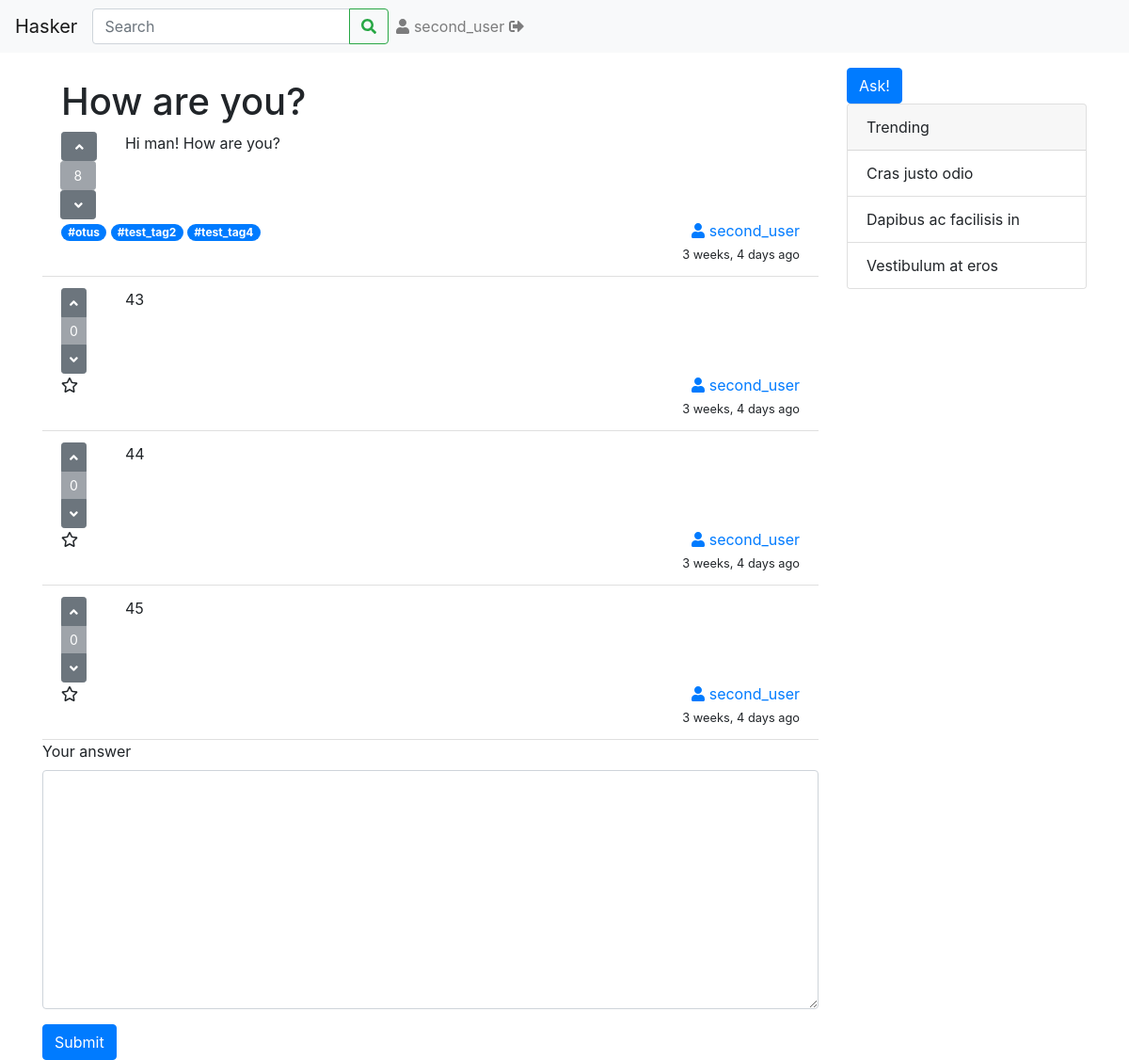
Screenshot of /qa/1/ (signed in) with the database file from the repository.
### qa/models.py (models this page shows, shortened)
class Question(models.Model):
    header = models.CharField(max_length=100)
    text = models.TextField()
    pub_date = models.DateTimeField(default=timezone.now)
    author = models.ForeignKey(User, on_delete=models.SET_NULL, null=True, blank=True)
    right_answer = models.ForeignKey(Answer, on_delete=models.SET_NULL, null=True, blank=True)
    votes = models.IntegerField(default=0)

class Tag(models.Model):
    word = models.CharField(max_length=30)
    questions = models.ManyToManyField(Question, blank=True)
    def __str__(self):
        return self.word

class Answer(models.Model):
    content = models.TextField()
    author = models.ForeignKey(User, on_delete=models.SET_NULL, null=True, blank=True)
    for_question = models.ForeignKey('qa.Question', on_delete=models.CASCADE)
    pub_date = models.DateTimeField(default=timezone.now)
    votes = models.IntegerField(default=0)

### qa/views.py (the view)
# urls.py: path('<int:pk>/', views.QuestionView.as_view(), name='question_view'),
class QuestionView(DetailView):
    model = Question
    template_name = 'qa/question.html'

### qa/templates/qa/question.html (shortened to what this page needs)
{% extends 'qa/base.html' %}
{% block body %}
    <ul class="list-group list-group-flush">
        <li class="list-group-item">
            <h1>{{ question.header }}</h1>
            <div class="row">
                <div class="col-1">
                    <div class="btn-group-vertical">
                        <form action="{% url 'qa:question_vote' question.id %}" method="post">
                            <button type="submit" name="question_vote" id="question_vote_up" value="up"
                                    class="btn btn-sm btn-secondary">
                                <i class="fas fa-angle-up"></i>
                            </button>
                            <button type="button"
                                    class="btn btn-sm btn-secondary disabled">{{ question.votes }}</button>
                            <button type="submit" name="question_vote" id="question_vote_down" value="down"
                                    class="btn btn-sm btn-secondary">
                                <i class="fas fa-angle-down"></i>
                            </button>
                        </form>
                    </div>
                </div>
                <div class="col">{{ question.text }}</div>
            </div>
            <div class="row">
                <div class="col">
                    {% for tag in question.tag_set.all %}
                        <a href="#" class="badge badge-pill badge-primary">#{{ tag }}</a>
                    {% endfor %}
                </div>
                <div class="col-3 text-right">
                    <div class="row">
                        <div class="col">
                            <a href="#"><i class="fas fa-user"></i> {{ question.author }}</a>
                        </div>
                    </div>
                    <div class="row">
                        <div class="col">
                            <small>{{ question.pub_date|timesince }} ago</small>
                        </div>
                    </div>
                </div>
            </div>
        </li>
        {% for answer in question.answer_set.all %}
            <li class="list-group-item">
                <div class="row">
                    <div class="col-1">
                        <div class="btn-group-vertical">
                            <button type="button" class="btn btn-sm btn-secondary">
                                <i class="fas fa-angle-up"></i>
                            </button>
                            <button type="button" class="btn btn-sm btn-secondary disabled">{{ answer.votes }}</button>
                            <button type="button" class="btn btn-sm btn-secondary">
                                <i class="fas fa-angle-down"></i>
                            </button>
                        </div>
                    </div>
                    <div class="col">{{ answer.content }}</div>
                </div>
                <div class="row">
                    <div class="col-1"><i class="far fa-star"></i></div>
                    <div class="col text-right">
                        <div class="row">
                            <div class="col">
                                <a href="#"><i class="fas fa-user"></i> {{ answer.author }}</a>
                            </div>
                        </div>
                        <div class="row">
                            <div class="col">
                                <small>{{ answer.pub_date|timesince }} ago</small>
                            </div>
                        </div>
                    </div>
                </div>
            </li>
        {% endfor %}
    </ul>
    <form action="{% url 'qa:answer_question' question.id %}" method="post">
        <div class="form-group">
            <label for="answer_content">Your answer</label>
            <textarea name="answer_content" cols="30" rows="10" class="form-control" id="answer_content"></textarea>
        </div>
        <button type="submit" class="btn btn-primary">Submit</button>
    </form>
{% endblock %}

### qa/templates/qa/base.html (shortened to what this page needs)
{% load static %}
<!doctype html>
<html lang="en">
<head>
    <link rel="stylesheet" href="{% static 'qa/css/bootstrap.min.css' %}">
</head>
<body>
<nav class="navbar navbar-expand-lg navbar-light bg-light mb-3">
    <a class="navbar-brand" href="{% url 'qa:index' %}">Hasker</a>
    <div class="collapse navbar-collapse" id="navbarSupportedContent">
        <form class="form-inline my-2 my-lg-0">
            <div class="input-group">
                <input class="form-control" type="search" placeholder="Search" aria-label="Search">
                <div class="input-group-append">
                    <button class="btn btn-outline-success my-2 my-sm-0" type="submit">
                        <i class="fas fa-search"></i>
                    </button>
                </div>
            </div>
        </form>
        {% if user.is_authenticated %}
            <ul class="navbar-nav mr-auto">
                <li class="nav-item">
                    <a class="nav-link" href="#"><i class="fas fa-user"></i> {{ user.username }} <i
                            class="fas fa-sign-out-alt"></i></a>
                </li>
            </ul>
        {% endif %}
    </div>
</nav>
<div role="main" class="container">
    <div class="row">
        <div class="col">
            {% block body %}{% endblock %}
        </div>
        <div class="col-3">
            {% if user.is_authenticated %}
                <a href="{% url 'qa:ask_view' %}" class="btn btn-primary">Ask!</a>
            {% endif %}
            <div class="card">
                <div class="card-header">
                    Trending
                </div>
                <ul class="list-group list-group-flush">
                    <li class="list-group-item">Cras justo odio</li>
                    <li class="list-group-item">Dapibus ac facilisis in</li>
                    <li class="list-group-item">Vestibulum at eros</li>
                </ul>
            </div>
        </div>
    </div>
</div>
</body>
</html>

### rows the page displays
Question: header "How are you?", votes "8", text "Hi man! How are you?", author "second_user", pub_date "3 weeks, 4 days"
Tag: word "otus"
Tag: word "test_tag2"
Tag: word "test_tag4"
Answer: votes "0", content "43", author "second_user", pub_date "3 weeks, 4 days"
Answer: votes "0", content "44", author "second_user", pub_date "3 weeks, 4 days"
Answer: votes "0", content "45", author "second_user", pub_date "3 weeks, 4 days"

### other values shown
{{ user.username }} "second_user"
